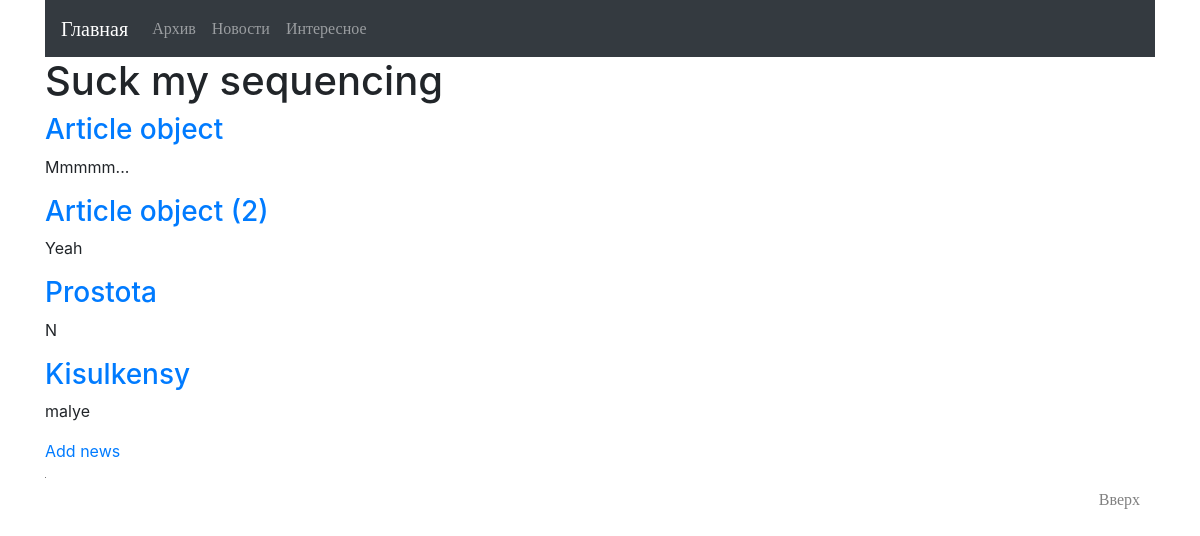
Before: /news/ with the older database file.
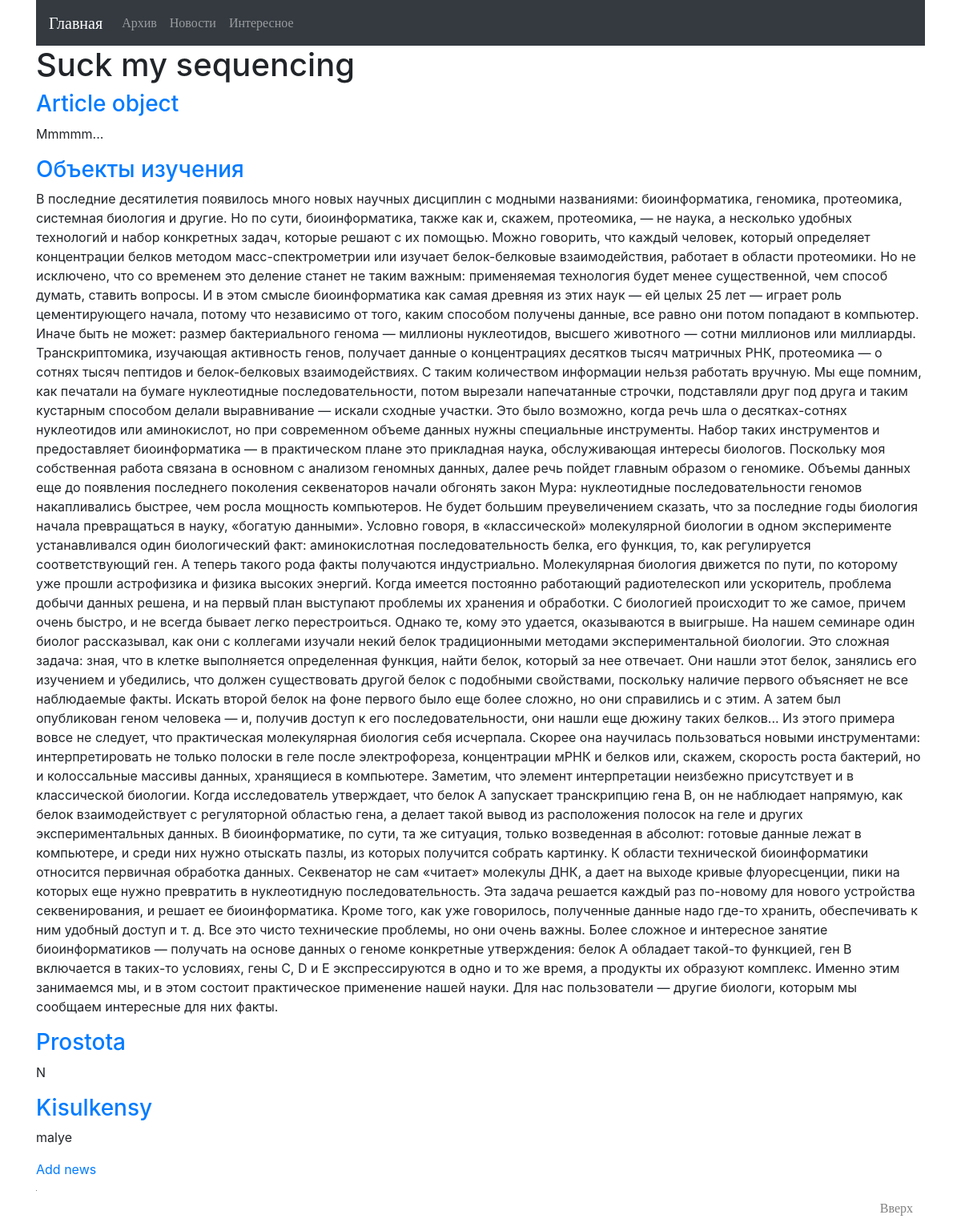
After: the same page with the newer database file.
### news_blog/models.py (models this page shows, shortened)
class Article(models.Model):
    title = models.CharField(max_length=100)
    created_date = models.DateTimeField(default=timezone.now)
    text = models.TextField()
    published_date = models.DateTimeField(
        blank=True, null=True)
    author = models.ForeignKey(Author, on_delete=models.CASCADE)

### news_blog/views.py (the view)
# urls.py: path('', views.index, name='index'),
def index(request):
    articles = Article.objects.all()
    comments = Comment.objects.all()
    return render(request, 'news_blog/news_list.html', {'articles':articles})

### news_blog/templates/news_blog/news_list.html (shortened to what this page needs)
{% extends "news_blog/base.html" %}
{% block title %}Suck my sequencing{% endblock %}
{% block content %}
    {% if articles %}
        {% for article in articles %}
            <div class="row">
                <div class="col-sm">
                    <h3><a href={% url 'article' article_id=article.id %}>{{ article.title}}</a></h3>
                    <p>{{ article.text }}</p>
                </div>
            </div>
        {% endfor %}
    {% else %}
        <div class="row">
            <div class="col-sm">
                <p>No articles are available.</p>
            </div>
        </div>
    {% endif %}
<div class="row">
   <div class="col-sm">
       <a href="{% url 'new_article' %}" class="top-menu">
           Add news&nbsp;
       </a>
   </div>
</div>
{% endblock %}

Changed rows visible on the page:
changed Article: title "Article object (2)" → "Объекты изучения"; text "Yeah" → "В последние десятилетия появилось много новых научных дисциплин с модными названиями: биоинформатика, геномика, протеомика, системная биология и другие. Но по сути, биоинформатика, также как и, скажем, протеомика, — не наука, а несколько удобных технологий и набор конкретных задач, которые решают с их помощью. Можно говорить, что каждый человек, который определяет концентрации белков методом масс-спектрометрии или изучает белок-белковые взаимодействия, работает в области протеомики. Но не исключено, что со временем это деление станет не таким важным: применяемая технология будет менее существенной, чем способ думать, ставить вопросы. И в этом смысле биоинформатика как самая древняя из этих…"
